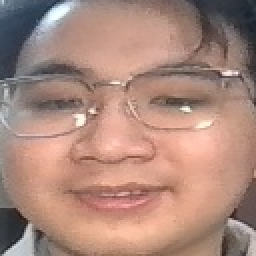
#> input picture data_image_raw/viet anh/out1.jpg, 128 x 128 px, found by its file name (shown 2 times larger); its folder holds only this picture in this run
$ python processed_raw_data.py
#> lines starting #> are read from the running program, lines starting #| are printed output that depends on the picture
import cv2
import numpy as np
import os

# Lấy thông tin các tệp con (trùng tên với lable) trong tệp data_raw_image
list_lable = os.listdir('data_image_raw')

# List lưu ảnh đã mã hóa và lable tương ứng
data_img = []
lable = []

for item in list_lable:
    # Tạo dường dẫn đến từng tệp con (có thể dùng cộng xâu bth) cách bên dưới an toàn hơn
    path_lable = os.path.join('data_image_raw', item)
    list_image = os.listdir(path_lable) # Trả về tên các tệp ảnh

    for image in list_image:
        # Tạo đường dẫn đến thư mục ảnh
        path_image = os.path.join(path_lable, image)

        # Mã hóa ảnh và chuyển về dạng gray
        matrix = cv2.imread(path_image)
#> matrix is the input picture: shape (128, 128, 3); mean B, G, R 124.5, 136.8, 171.3
        matrix_gray = cv2.cvtColor(matrix, cv2.COLOR_BGR2GRAY)
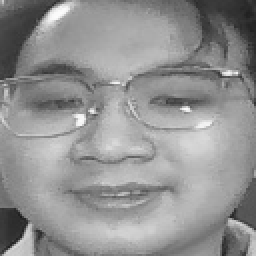
#> matrix_gray: shape (128, 128) (shown 2 times larger); min 25, max 252, mean 145.7
        # mtr = np.concatenate([mtr, matrix])

        # Thêm ảnh mã hóa và lable tương ứng vào các list
        data_img.append(matrix_gray)
        lable.append(item)

    # In ra màn thông báo
    print(f'Đã xử lý xong ảnh của: {item} với số ảnh: {len(list_image)}')

# Chuyển data và lable về np.array vì tensorflow yêu cầu đầu vào là np.array, lable cần đưa về dạng 2D
data_img = np.array(data_img)
cat_lable = set(lable.copy())
lable = np.array(lable).reshape(-1, 1) # Có thể dùng expand_dim cũng được

# Hiển thị ra màn console
print(f'shape của data: {data_img.shape} với các lable {cat_lable}')
#| shape của data: (1, 128, 128) với các lable {'viet anh'}

# Lưu data và lable vào tệp để xong train
import pickle
os.makedirs('data_processed', exist_ok= True)
with open('data_processed\\data.pkl', 'wb') as f:
    pickle.dump(data_img, f)
with open('data_processed\\lable.pkl', 'wb') as f:
    pickle.dump(lable, f)

$ run again, on data_image_raw/viet anh/out102.jpg
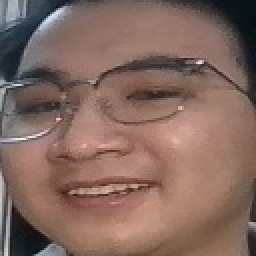
#> input picture data_image_raw/viet anh/out102.jpg, 128 x 128 px, found by its file name (shown 2 times larger)
#> matrix is the input picture: shape (128, 128, 3); mean B, G, R 95.2, 104.9, 132
#> `matrix_gray = cv2.cvtColor(matrix, cv2.COLOR_BGR2GRAY)`:
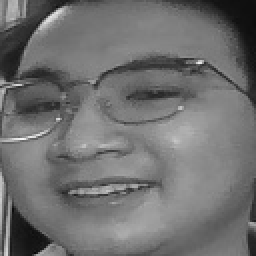
#> matrix_gray: shape (128, 128) (shown 2 times larger); min 6, max 249, mean 111.9
#| shape của data: (1, 128, 128) với các lable {'viet anh'}
